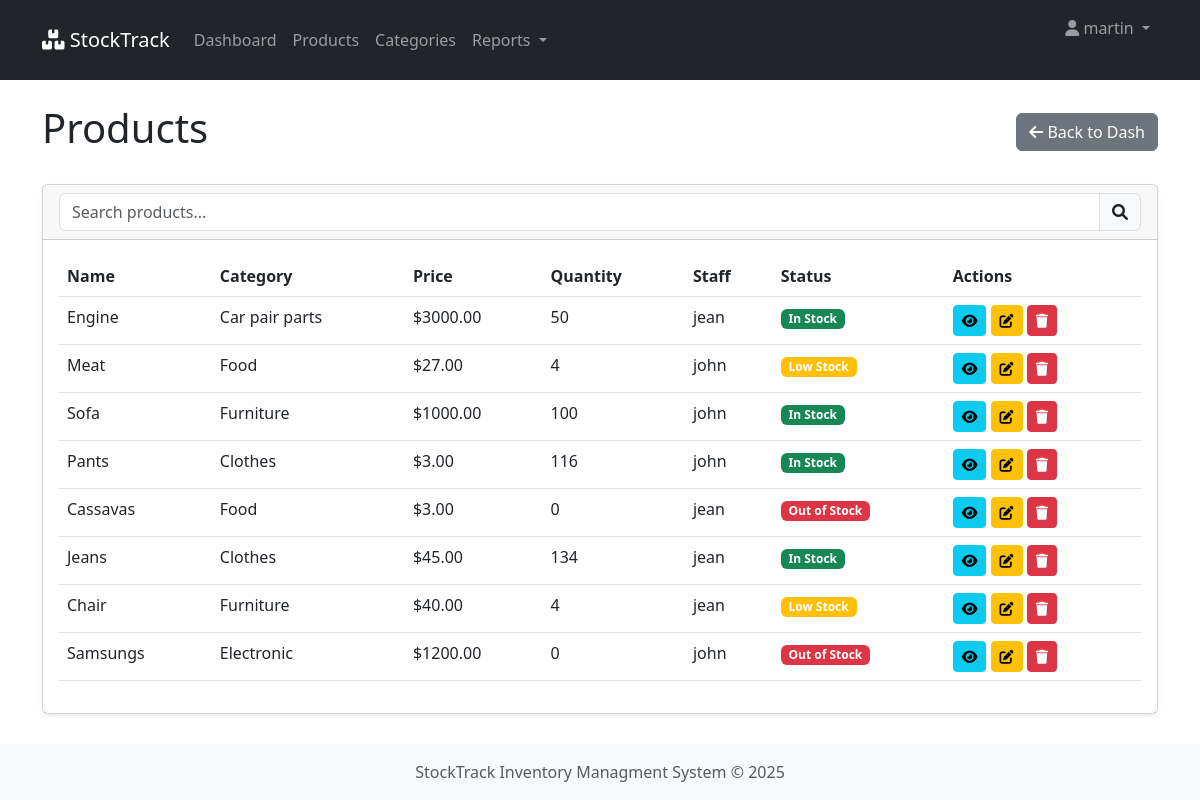
Page /products/ (signed in) on the earlier database version.
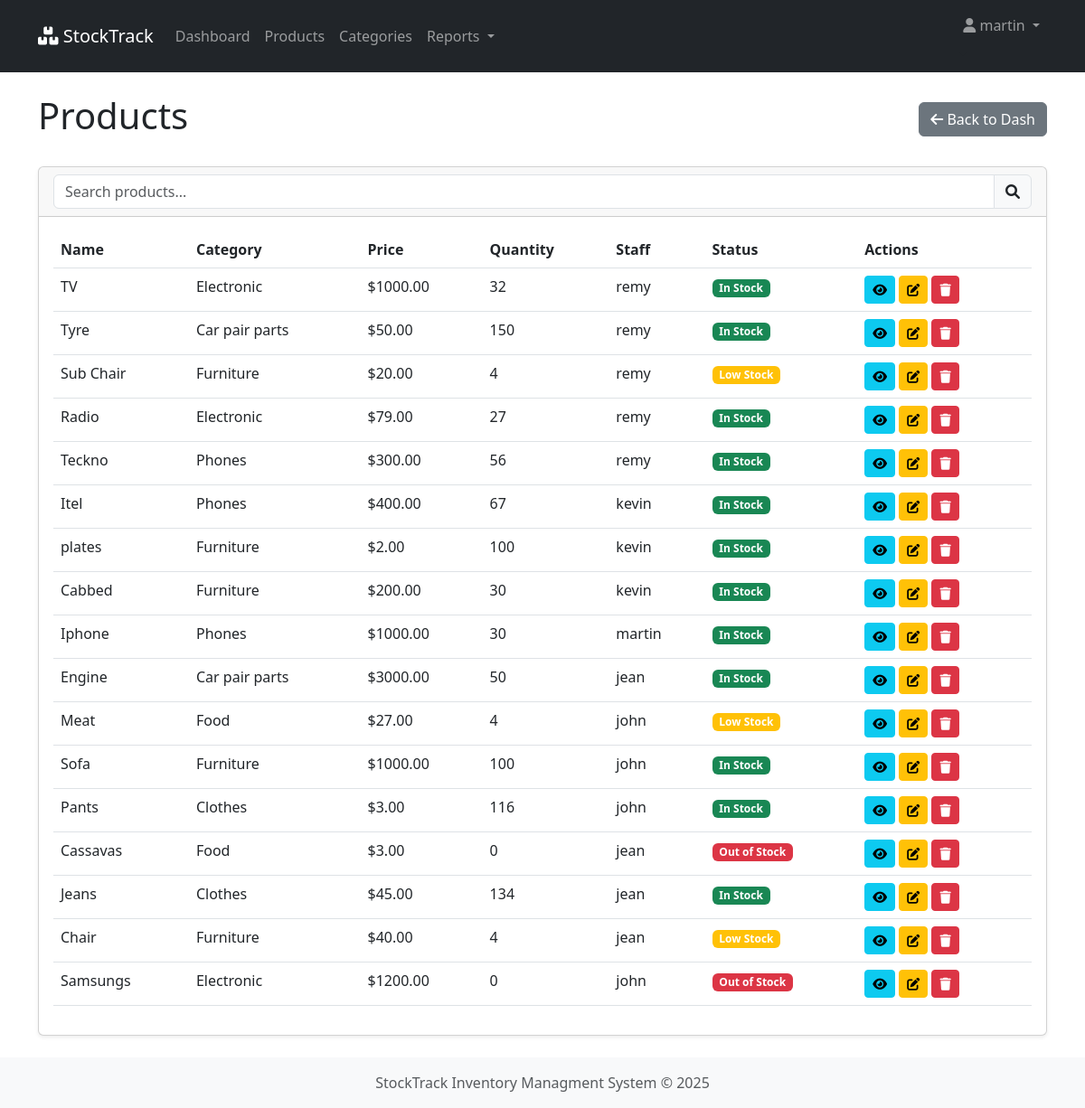
Same page on the later database version.
### inventory/models.py (models this page shows, shortened)
class Product(models.Model):
    name = models.CharField(max_length=255, db_index=True)
    description = models.TextField(blank=True, null=True)
    category = models.ForeignKey(Category, on_delete=models.CASCADE, related_name='products')
    price = models.DecimalField(max_digits=10, decimal_places=2, db_index=True)
    quantity = models.IntegerField(default=0, db_index=True)
    minimum_stock = models.IntegerField(default=10)
    created_by = models.ForeignKey(User, on_delete=models.CASCADE)
    created_at = models.DateTimeField(auto_now_add=True)
    updated_at = models.DateTimeField(auto_now=True)
    @property
    def is_low_stock(self):
        return self.quantity <= self.minimum_stock
    @property
    def is_zero(self):
        return self.quantity == 0

class Category(models.Model):
    name = models.CharField(max_length=255, unique=True, db_index=True)
    description = models.TextField(blank=True, null=True)
    created_at = models.DateTimeField(auto_now_add=True)
    class Meta:
        verbose_name_plural = "categories"
        ordering = ['name']

### inventory/views.py (the view)
# urls.py: path('products/', views.product_list, name='product_list'),
@never_cache
@login_required
def product_list(request):
    if not request.user.is_authenticated:
        return render(request, 'registration/login.html')
    user_profile = request.user.profile.first()
    context = {
        'user_profile': user_profile,
    }
    if user_profile.is_manager:
       products = Product.objects.all().select_related('category', 'created_by').order_by('-id')
       context.update({
           'products': products,
       })
    elif user_profile.is_staff:
        products = Product.objects.filter(movements__created_by=request.user).distinct().all().order_by('-created_at')
        context.update({
            'products': products,
        })
    return render(request, 'inventory/product_list.html', context)

### inventory/models.py (called while the page is built)
    @property
    def is_manager(self):
        return self.role == 'manager'

    @property
    def is_staff(self):
        return self.role == 'staff'

### inventory/templates/inventory/product_list.html (shortened to what this page needs)
{% extends 'inventory/base.html' %}
{% load static %}
{% block content %}
<div class="d-flex justify-content-between align-items-center mb-4">
    <h1>Products</h1>
    <a href="{% url 'dashboard' %}" class="btn btn-secondary">
            <i class="fas fa-arrow-left"></i> Back to Dash
        </a>
</div>
<div class="card">
    <div class="card-header">
        <div class="input-group">
            <input type="text" id="productSearch" class="form-control" placeholder="Search products...">
            <span class="input-group-text"><i class="fas fa-search"></i></span>
        </div>
    </div>
    <div class="card-body">
        <div class="table-responsive">
            <table class="table table-hover" id="productsTable">
                <thead>
                    <tr>
                        <th>Name</th>
                        <th>Category</th>
                        <th>Price</th>
                        <th>Quantity</th>
                        {% if user_profile.is_manager%}
                        <th>Staff</th>
                        {% endif %}
                        <th>Status</th>
                        <th>Actions</th>
                    </tr>
                </thead>
                <tbody>
                    {% for product in products %}
                    <tr>
                        <td>{{ product.name }}</td>
                        <td>{{ product.category.name }}</td>
                        <td>${{ product.price }}</td>
                        <td>{{ product.quantity }}</td>
                        {% if user_profile.is_manager%}
                        <td>{{ product.created_by }}</td>
                        {% endif %}
                        <td>
                            {% if product.is_zero %}
                            <span class="badge bg-danger">Out of Stock</span>
                            {% elif product.is_low_stock %}
                            <span class="badge bg-warning">Low Stock</span>
                            {% else %}
                            <span class="badge bg-success">In Stock</span>
                            {% endif %}
                        </td>
                        <td>
                            <a href="{% url 'product_detail' product.pk %}" class="btn btn-sm btn-info">
                                <i class="fas fa-eye"></i>
                            </a>
                            <a href="{% url 'edit_product' product.pk %}" class="btn btn-sm btn-warning">
                                <i class="fas fa-edit"></i>
                            </a>
                            <a href="{% url 'delete_product' product.pk %}" class="btn btn-sm btn-danger">
                                <i class="fas fa-trash"></i>
                            </a>
                        </td>
                    </tr>
                    {% empty %}
                    <tr>
                        <td colspan="6" class="text-center">No products found</td>
                    </tr>
                    {% endfor %}
                </tbody>
            </table>
        </div>
    </div>
</div>
{% endblock %}

Differences in the rows shown:
added Product: name "TV", category.name "Electronic", price "1000.00", quantity "32", created_by "remy", minimum_stock "In Stock"
added Product: name "Tyre", category.name "Car pair parts", price "50.00", quantity "150", created_by "remy", minimum_stock "In Stock"
added Product: name "Sub Chair", category.name "Furniture", price "20.00", quantity "4", created_by "remy", minimum_stock "Low Stock"
added Product: name "Radio", category.name "Electronic", price "79.00", quantity "27", created_by "remy", minimum_stock "In Stock"
added Product: name "Teckno", category.name "Phones", price "300.00", quantity "56", created_by "remy", minimum_stock "In Stock"
added Product: name "Itel", category.name "Phones", price "400.00", quantity "67", created_by "kevin", minimum_stock "In Stock"
added Product: name "plates", category.name "Furniture", price "2.00", quantity "100", created_by "kevin", minimum_stock "In Stock"
added Product: name "Cabbed", category.name "Furniture", price "200.00", quantity "30", created_by "kevin", minimum_stock "In Stock"
added Product: name "Iphone", category.name "Phones", price "1000.00", quantity "30", created_by "martin", minimum_stock "In Stock"
